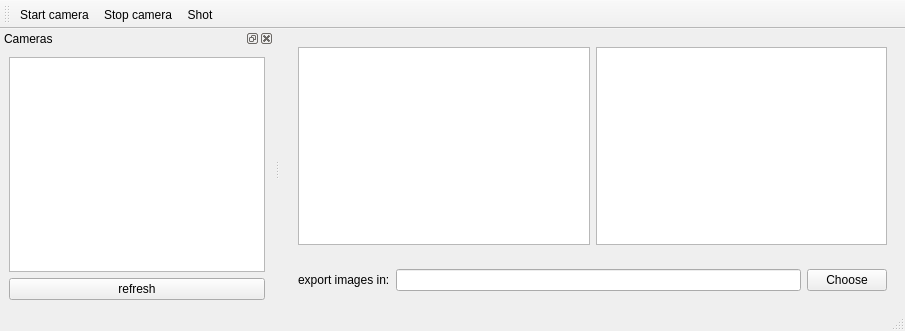
<?xml version="1.0" encoding="UTF-8"?>
<ui version="4.0">
 <class>MainWindow</class>
 <widget class="QMainWindow" name="MainWindow">
  <property name="geometry">
   <rect>
    <x>0</x>
    <y>0</y>
    <width>905</width>
    <height>331</height>
   </rect>
  </property>
  <property name="windowTitle">
   <string>Realsense frames recorder</string>
  </property>
  <widget class="QWidget" name="centralwidget">
   <layout class="QVBoxLayout" name="verticalLayout_2">
    <item>
     <widget class="QWidget" name="imgViews" native="true">
      <layout class="QHBoxLayout" name="horizontalLayout_2">
       <item>
        <widget class="QGraphicsView" name="imgLeftView"/>
       </item>
       <item>
        <widget class="QGraphicsView" name="imgRightView"/>
       </item>
      </layout>
     </widget>
    </item>
    <item>
     <widget class="QWidget" name="widget" native="true">
      <layout class="QHBoxLayout" name="horizontalLayout">
       <item>
        <widget class="QLabel" name="exportDirLabel">
         <property name="sizePolicy">
          <sizepolicy hsizetype="Minimum" vsizetype="Preferred">
           <horstretch>0</horstretch>
           <verstretch>0</verstretch>
          </sizepolicy>
         </property>
         <property name="text">
          <string>export images in:</string>
         </property>
        </widget>
       </item>
       <item>
        <widget class="QLineEdit" name="exportDirField">
         <property name="readOnly">
          <bool>true</bool>
         </property>
        </widget>
       </item>
       <item>
        <widget class="QPushButton" name="chooseDirButton">
         <property name="text">
          <string>Choose</string>
         </property>
        </widget>
       </item>
      </layout>
     </widget>
    </item>
   </layout>
  </widget>
  <widget class="QMenuBar" name="menubar">
   <property name="geometry">
    <rect>
     <x>0</x>
     <y>0</y>
     <width>905</width>
     <height>20</height>
    </rect>
   </property>
  </widget>
  <widget class="QStatusBar" name="statusbar"/>
  <widget class="QDockWidget" name="dockWidget">
   <property name="windowTitle">
    <string>Cameras</string>
   </property>
   <attribute name="dockWidgetArea">
    <number>1</number>
   </attribute>
   <widget class="QWidget" name="dockWidgetContents">
    <layout class="QVBoxLayout" name="verticalLayout">
     <item>
      <widget class="QListView" name="camerasListView"/>
     </item>
     <item>
      <widget class="QPushButton" name="refreshButton">
       <property name="text">
        <string>refresh</string>
       </property>
      </widget>
     </item>
    </layout>
   </widget>
  </widget>
  <widget class="QToolBar" name="toolBar">
   <property name="windowTitle">
    <string>toolBar</string>
   </property>
   <attribute name="toolBarArea">
    <enum>TopToolBarArea</enum>
   </attribute>
   <attribute name="toolBarBreak">
    <bool>false</bool>
   </attribute>
   <addaction name="actionStart_acquisition"/>
   <addaction name="actionStop_camera"/>
   <addaction name="actionShot"/>
  </widget>
  <action name="actionStart_acquisition">
   <property name="text">
    <string>Start camera</string>
   </property>
  </action>
  <action name="actionStop_camera">
   <property name="text">
    <string>Stop camera</string>
   </property>
  </action>
  <action name="actionShot">
   <property name="text">
    <string>Shot</string>
   </property>
  </action>
 </widget>
 <resources/>
 <connections/>
</ui>
